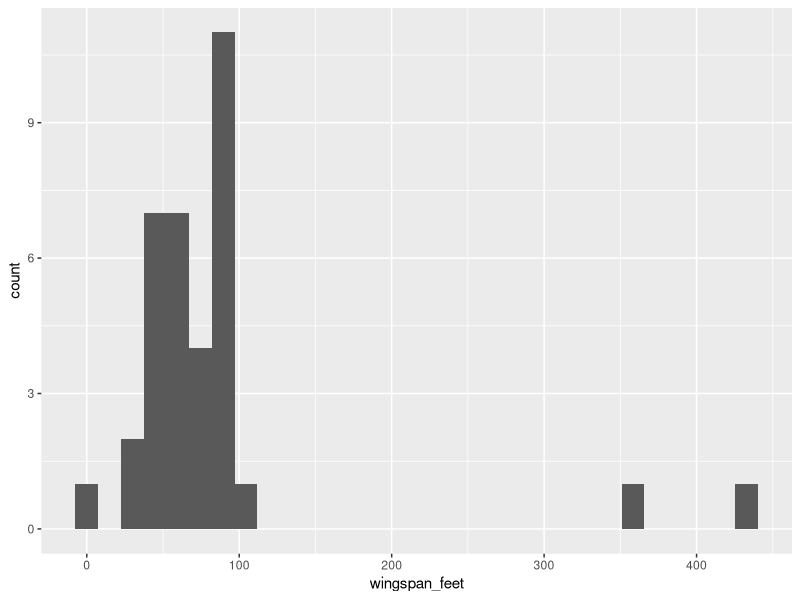
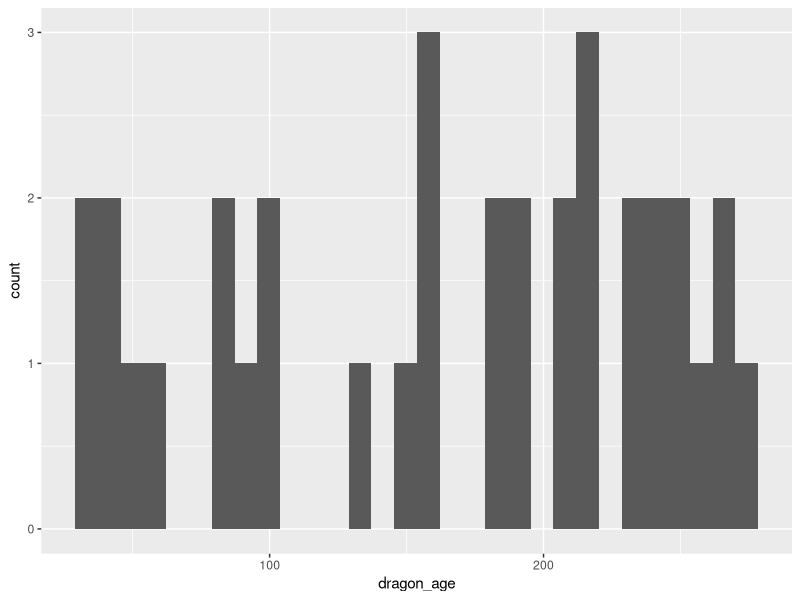
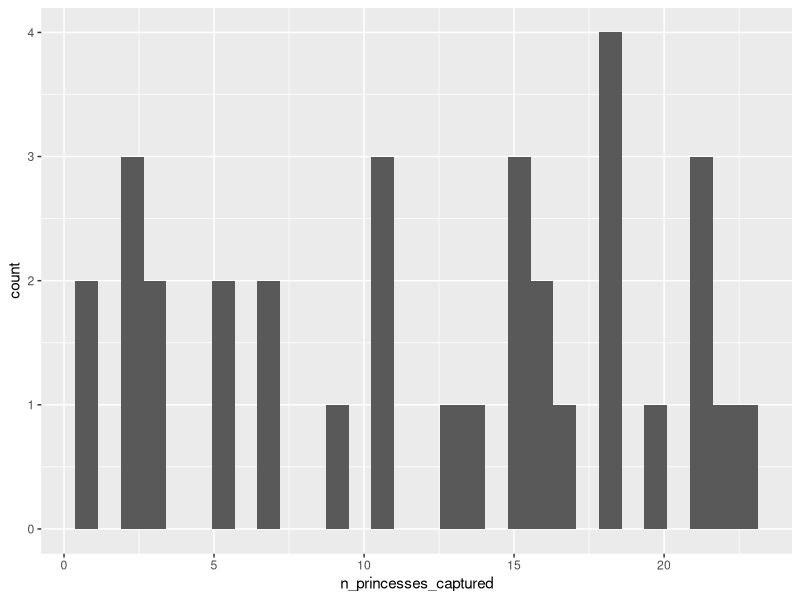
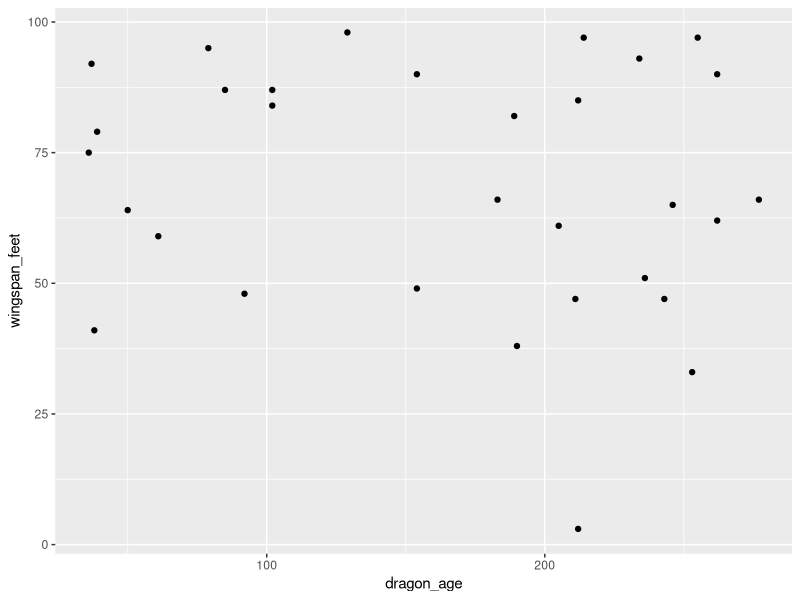
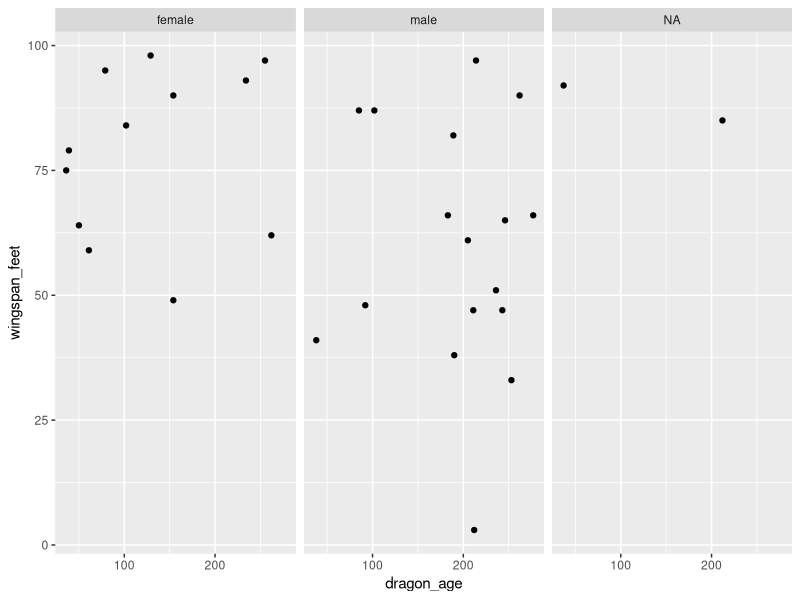
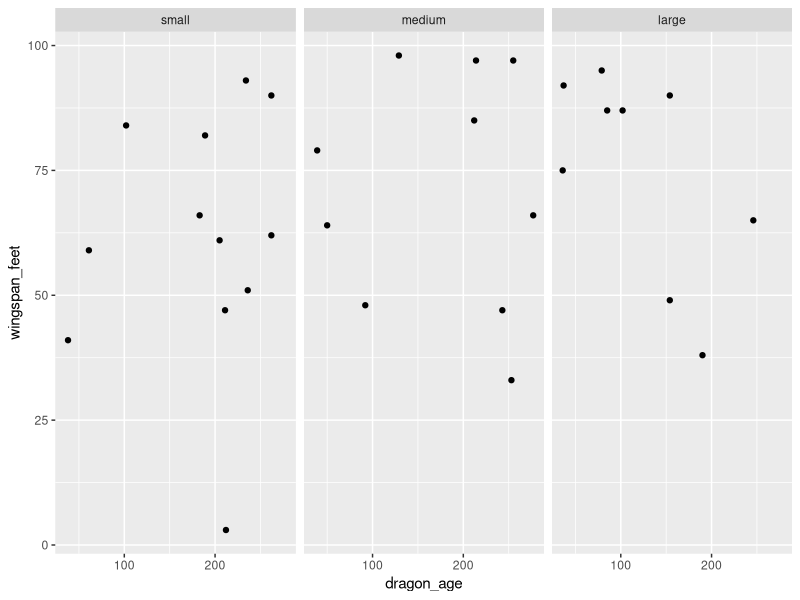
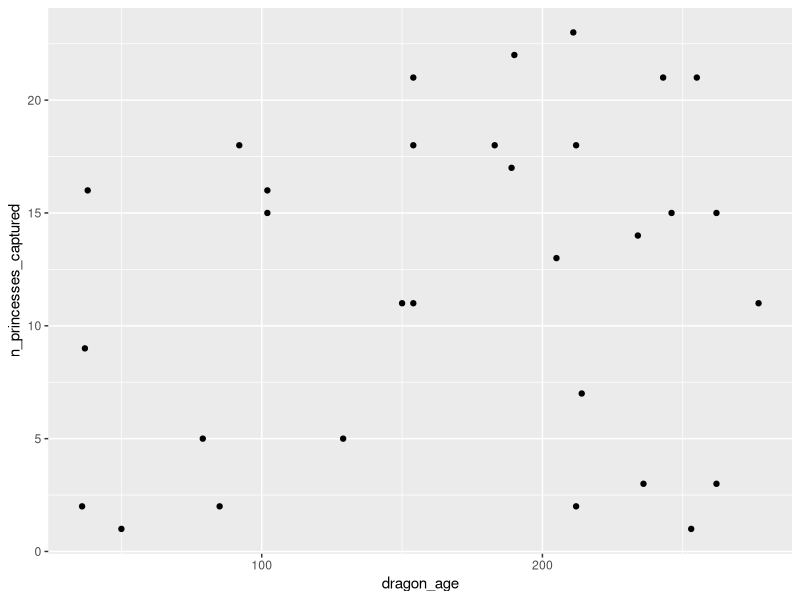
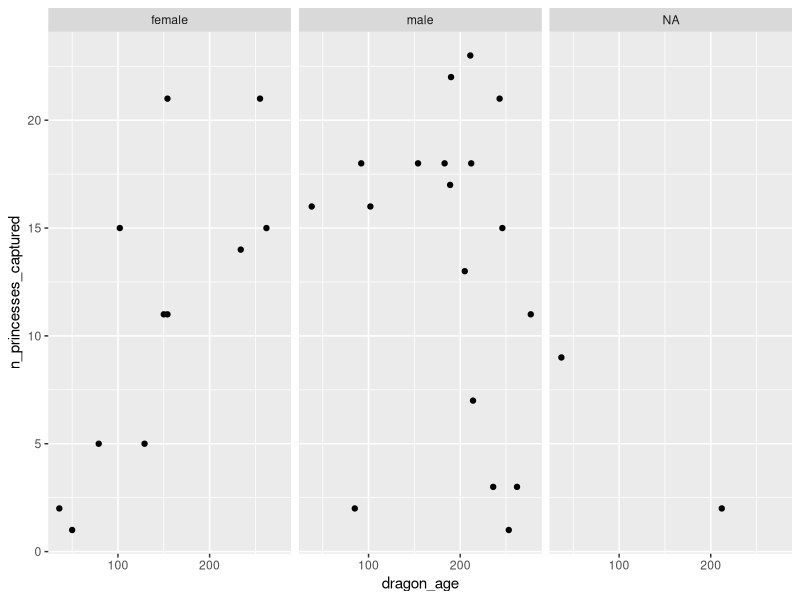

These charts were generated, in order, by the following R code:
## ---- chunk 1
library(tidyverse)
library(knitr)
library(forcats)
library(stringr)
library(digest)
## ---- chunk 2

dat <- readxl::read_excel("../data/DragonSurvey.xlsx", sheet = "Very Raw Data") %>%
  
  data.table::setnames(str_to_lower(names(.))) %>% 
  
  dplyr::filter(!is.na(dragon)) %>%
  
  mutate(id = paste0("D", str_pad(1:n(), width = 3, pad = "0"))) %>% 
  
  dplyr::rename(home_range = `home range`,
                dragon_age = `dragon age`,
                n_princesses_captured = `n princess captured`,
                question = `answer to question 'what do you do with princesses?\"`,
                gold_affinity_score = `gold affinity score`,
                colour_markings = `colour and markings`) %>% 
  
  fill(interviewer) %>% 
  
  separate(colour_markings, c("colour", "marking")) %>% 
  
  mutate(gender = case_when(gender == "F" ~ "female",
                            gender == "M" ~ "male",
                            gender == "Unknown" ~ NA_character_,
                            TRUE ~ gender),
         gender = factor(gender),
         
         wingspan_feet = case_when(grepl("yard", wingspan) ~ parse_number(wingspan) * 3,
                              grepl("inches", wingspan) ~ parse_number(wingspan) / 12,
                              TRUE ~ parse_number(wingspan)),
         wingspan_feet = round(wingspan_feet),
         
         home_range = str_to_lower(home_range),
         home_range = ordered(home_range, levels = c("small", "medium", "large")),
         
         gold_affinity_score = str_to_lower(gold_affinity_score),
         gold_affinity_score = ordered(gold_affinity_score,
                                       levels = c("none", "very low", "low",
                                                  "neither low or high",
                                                  "high", "very high")),
         
         n_princesses_captured = parse_number(n_princesses_captured, na = "*"),
         
         question = str_to_lower(question),
         question_coded = case_when(grepl("(eat|roast)", question) ~ "eat",
                                    grepl("(ransom|sell|pay)", question) ~ "ransom",
                                    grepl("rescue",question) ~ "rescue",
                                    TRUE ~ "other"),
         question_coded = fct_relevel(question_coded, "other", after = 3)) %>% 
  
  select(id, everything(), -dragon, -wingspan) %>% 
  
  arrange(id, dragon_age)


skimr::skim(dat)
## ---- chunk 3

gg <- ggplot(dat, aes(wingspan_feet)) +
  geom_histogram()

print(gg)

dat <- dat %>%
  mutate(wingspan_feet = case_when(wingspan_feet > 300 ~ NA_real_,
                                 TRUE ~ wingspan_feet))

gg <- ggplot(dat, aes(dragon_age)) +
  geom_histogram()

print(gg)

gg <- ggplot(dat, aes(n_princesses_captured)) +
  geom_histogram()

print(gg)
## ---- chunk 4

non_consentors = c("D004", "D009") # This could be from a file

dat <- dat %>%
  dplyr::filter(!id %in% non_consentors)

## ---- chunk 5

gg <- ggplot(dat, aes(dragon_age, wingspan_feet)) +
  geom_point()

print(gg)

gg <- gg +
  facet_wrap(~ gender)

print(gg)

gg <- gg +
  facet_wrap(~ home_range)

print(gg)

gg <- ggplot(dat, aes(dragon_age, n_princesses_captured)) +
  geom_point()

print(gg)

gg <- gg +
  facet_wrap(~ gender)

print(gg)

gg <- gg +
  facet_wrap(~ home_range)

print(gg)
